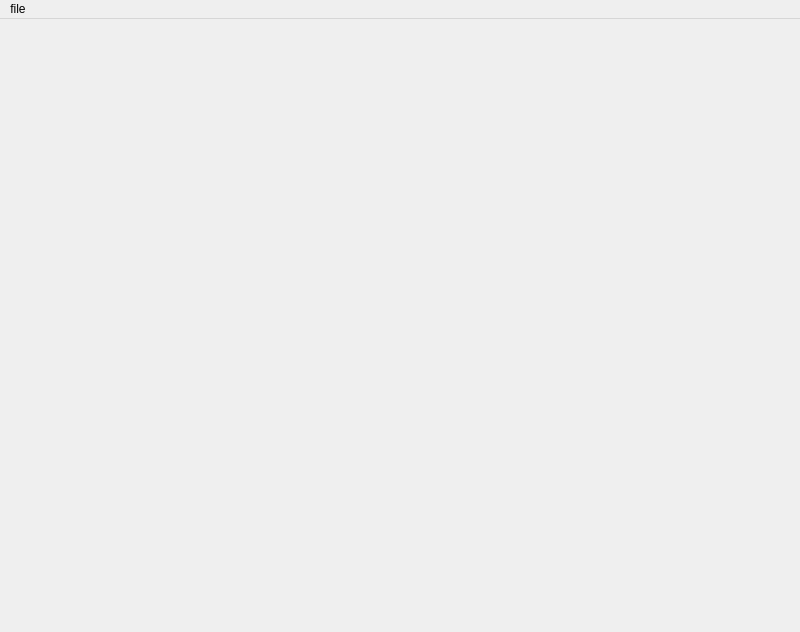
<?xml version="1.0" encoding="UTF-8"?>
<ui version="4.0">
 <class>browser</class>
 <widget class="QMainWindow" name="browser">
  <property name="geometry">
   <rect>
    <x>0</x>
    <y>0</y>
    <width>800</width>
    <height>632</height>
   </rect>
  </property>
  <property name="windowTitle">
   <string>Rinnegan</string>
  </property>
  <property name="windowIcon">
   <iconset>
    <normaloff>ico/rinnegan.png</normaloff>ico/rinnegan.png</iconset>
  </property>
  <widget class="QWidget" name="centralwidget">
   <layout class="QGridLayout" name="gridLayout">
    <item row="0" column="0">
     <widget class="QTabWidget" name="tabWidget">
      <property name="tabPosition">
       <enum>QTabWidget::North</enum>
      </property>
      <property name="tabShape">
       <enum>QTabWidget::Rounded</enum>
      </property>
      <property name="currentIndex">
       <number>-1</number>
      </property>
      <property name="elideMode">
       <enum>Qt::ElideNone</enum>
      </property>
      <property name="documentMode">
       <bool>true</bool>
      </property>
      <property name="tabsClosable">
       <bool>false</bool>
      </property>
     </widget>
    </item>
   </layout>
  </widget>
  <widget class="QMenuBar" name="menuBar">
   <property name="geometry">
    <rect>
     <x>0</x>
     <y>0</y>
     <width>800</width>
     <height>21</height>
    </rect>
   </property>
   <widget class="QMenu" name="menuFile">
    <property name="title">
     <string>file</string>
    </property>
    <addaction name="actionNew_tab"/>
    <addaction name="actionChronos"/>
    <addaction name="actionBookmarks"/>
   </widget>
   <addaction name="menuFile"/>
  </widget>
  <action name="actionNew_tab">
   <property name="text">
    <string>new tab</string>
   </property>
  </action>
  <action name="actionChronos">
   <property name="text">
    <string>chronos</string>
   </property>
  </action>
  <action name="actionBookmarks">
   <property name="text">
    <string>bookmarks</string>
   </property>
  </action>
 </widget>
 <resources/>
 <connections>
  <connection>
   <sender>tabWidget</sender>
   <signal>tabCloseRequested(int)</signal>
   <receiver>browser</receiver>
   <slot>tabClose()</slot>
   <hints>
    <hint type="sourcelabel">
     <x>470</x>
     <y>51</y>
    </hint>
    <hint type="destinationlabel">
     <x>415</x>
     <y>21</y>
    </hint>
   </hints>
  </connection>
  <connection>
   <sender>actionNew_tab</sender>
   <signal>triggered()</signal>
   <receiver>browser</receiver>
   <slot>newTab()</slot>
   <hints>
    <hint type="sourcelabel">
     <x>-1</x>
     <y>-1</y>
    </hint>
    <hint type="destinationlabel">
     <x>1</x>
     <y>37</y>
    </hint>
   </hints>
  </connection>
  <connection>
   <sender>actionChronos</sender>
   <signal>triggered()</signal>
   <receiver>browser</receiver>
   <slot>chrono()</slot>
   <hints>
    <hint type="sourcelabel">
     <x>-1</x>
     <y>-1</y>
    </hint>
    <hint type="destinationlabel">
     <x>399</x>
     <y>315</y>
    </hint>
   </hints>
  </connection>
  <connection>
   <sender>actionBookmarks</sender>
   <signal>triggered()</signal>
   <receiver>browser</receiver>
   <slot>bookmarks()</slot>
   <hints>
    <hint type="sourcelabel">
     <x>-1</x>
     <y>-1</y>
    </hint>
    <hint type="destinationlabel">
     <x>399</x>
     <y>315</y>
    </hint>
   </hints>
  </connection>
 </connections>
 <slots>
  <slot>newTab()</slot>
  <slot>tabClose()</slot>
  <slot>tabSelection()</slot>
  <slot>chrono()</slot>
  <slot>bookmarks()</slot>
 </slots>
</ui>
